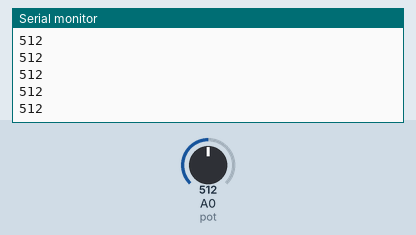
This sketch was run on a simulated Arduino Uno, built with avr-gcc and run on an emulated ATmega328P. Shown: the last lines printed to the serial monitor. The test bench sets the inputs (shaded band); at power-on: A0 (pot) = 512.

Above: at 1.2 s.
1.3 s: A0 (pot) set to 716
At 2.0 s:
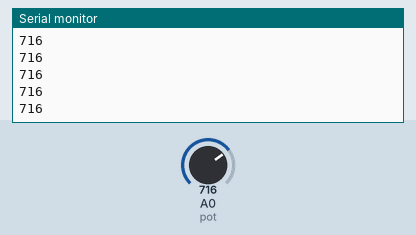
2.8 s: A0 (pot) set to 900
At 3.4 s:
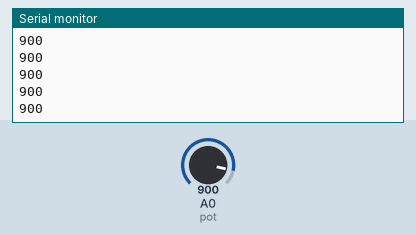
Timing chart, 0 to 5.8 s (numbered marks = the images above; inputs shaded):
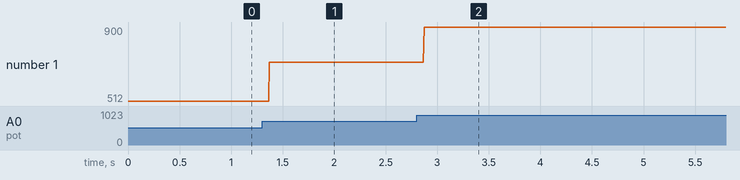

Measured:
- after the input at 1.3 s, the serial monitor: prints a new line after 0.07 s (image 1)
- after the input at 2.8 s, the serial monitor: prints a new line after 0.07 s (image 2)
- plotted number 1: 512 → 716 after the input at 1.3 s, 716 → 900 after the input at 2.8 s

The sketch:

7.ino
```cpp
#define pot A0
void setup(){
  Serial.begin(9600);
  pinMode(pot,INPUT);
}
void loop(){
  int leitura=analogRead(pot);
  Serial.println(leitura);
}
```
